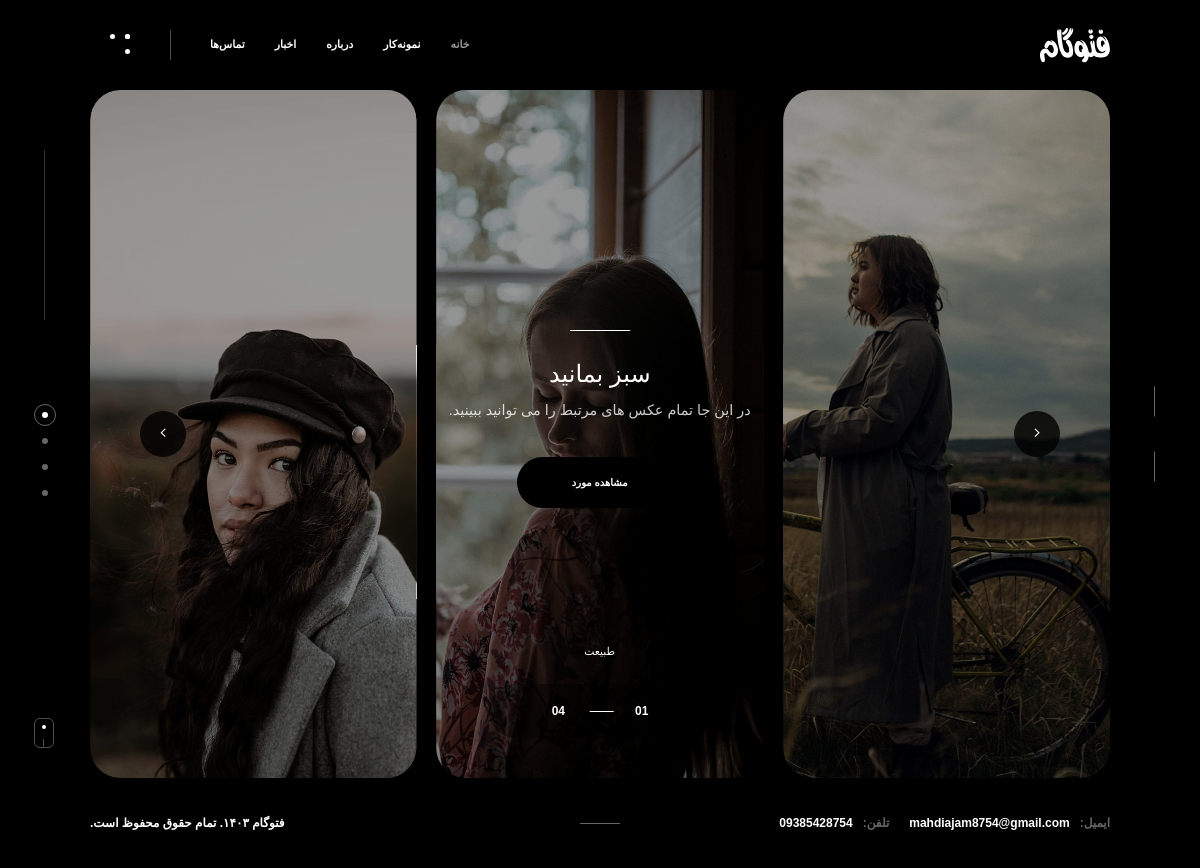
The page / on the database its author committed.
### portfo/models.py (models this page shows, shortened)
class PortfolioDetail(models.Model):
    categories = models.ForeignKey(Category, on_delete=models.CASCADE, related_name='portfolios', null=True, blank=True)
    title = models.CharField(max_length=100)
    slug = models.SlugField(max_length=100)
    short_description = models.CharField(max_length=255)
    video = models.FileField(upload_to='video/portfolio', null=True, blank=True)
    video_description = models.TextField(null=True, blank=True)
    description = models.TextField()
    location = models.CharField(max_length=100)
    category = models.CharField(max_length=100)
    model = models.CharField(max_length=100)
    camera = models.CharField(max_length=100)
    def get_absolute_url(self):
        return reverse('portfo:portfolio detail', args=[self.id])

### home/views.py (the view)
# urls.py: path('', views.HomeView.as_view(), name='home'),
class HomeView(View):
    def get(self, request, portfolio_id=None):
        portfo = PortfolioDetail.objects.order_by('-id')[:4]
        if portfolio_id:
            portfo.filter(id=portfolio_id)
        return render(request, 'home/index.html', {'portfo': portfo})

### home/templates/home/index.html (shortened to what this page needs)
{% extends 'base.html' %}
{% load static %}
{% block content %}
    <div id="wrapper">
        <div class="content-holder">
            <div class="hero-carousel-wrapper hcw_2">
                <div class="fs-slider2 main-carousel lightgallery full-height fs-anim-t" data-mousecontrol2="true">
                    <div class="swiper-container full-height ">
                        <div class="swiper-wrapper">
                            {% for i in portfo %}
                                <div class="swiper-slide">
                                    <div class="main-carousel_item fs-wrapper">
                                        <div class="bg" {% for image in i.images.all %} data-bg="{{ image.image.url }}" {% endfor %} data-swiper-parallax="10%"></div>
                                        <div class="overlay"></div>
                                        <div class="thumb-info">
                                            <h3><a href="{{ i.get_absolute_url }}" class="ajax">{{ i.title }}</a></h3>
                                            <p>{{ i.short_description }}</p>
                                            <a href="{{ i.get_absolute_url }}" class="ajax fs-slider-item_btn">مشاهده
                                                مورد</a>
                                        </div>
                                        <div class="slide_category">{{ i.category }}</div>
                                    </div>
                                </div>
                            {% endfor %}
                        </div>
                    </div>
                </div>
                <div class="ccsw ssanim_btn  ccsw-prev">
                    <i class="fal fa-angle-left"></i>
                </div>
                <div class="ccsw ssanim_btn ccsw-next">
                    <i class="fal fa-angle-right"></i>
                </div>
                <div class="fs-slider_counter">
                    <div class="current">01</div>
                    <div class="total"></div>
                </div>
            </div>
            <div class="fixed-bottom-container">
                <div class="scroll-down-wrap">
                    <div class="mousey">
                        <div class="scroller"></div>
                    </div>
                </div>
                <div class="hero-slider-wrap_pagination-wrap">
                    <div class="hero-slider-wrap_pagination hero-slider-pag"></div>
                </div>
            </div>
        </div>
    </div>
{% endblock %}

### rows shown on the page
PortfolioDetail: shows a picture, title "سبز بمانید", short_description "در این جا تمام عکس های مرتبط را می توانید ببینید.", category "طبیعت"
PortfolioDetail: shows a picture
PortfolioDetail: shows a picture
